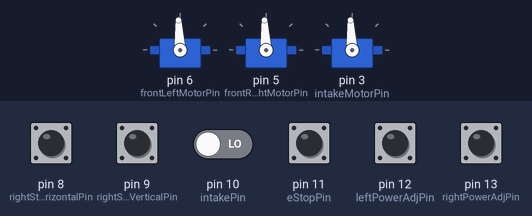
Recording of a program running on a simulated Arduino Uno WiFi Rev2. On the bench: 3 × servo. The inputs (shaded band) are chosen by the test bench; at power-on: pin 8 (rightStickHorizontalPin), pin 9 (rightStickVerticalPin), pin 10 (intakePin), pin 11 (eStopPin), pin 12 (leftPowerAdjPin), pin 13 (rightPowerAdjPin) LOW.

Above: at 1.2 s.
1.3 s: pin 8 (rightStickHorizontalPin) pulled HIGH for 0.15 s
At 1.8 s:
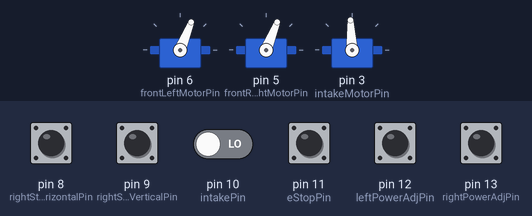
2.9 s: pin 9 (rightStickVerticalPin) pulled HIGH for 0.15 s
At 4.2 s:
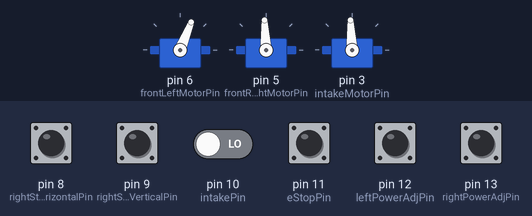
4.5 s: pin 11 (eStopPin) pulled HIGH for 0.15 s
At 5.4 s:
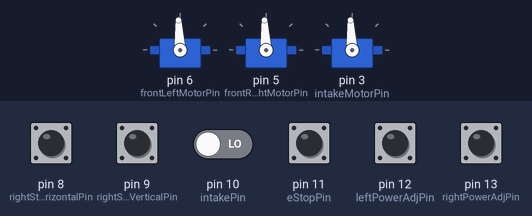
Timing chart, 0 to 7.5 s (numbered marks = the images above; inputs shaded):
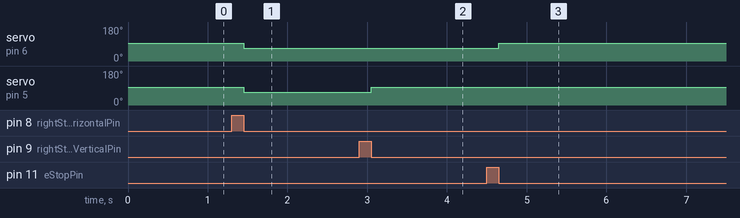

The program:

main.cpp
```cpp
#include <Arduino.h>
#include <Wire.h>
#include <math.h>
#include "servo-wrapper.h"

#define frontLeftMotorPin 6
#define backLeftMotorPin 10 // Not used if using two motors
#define backRightMotorPin 4 // Not used if using two motors
#define frontRightMotorPin 5
#define intakeMotorPin 3

#define rightStickHorizontalPin 8
#define rightStickVerticalPin 9
#define intakePin 10
#define eStopPin 11

#define leftPowerAdjPin 12
#define rightPowerAdjPin 13

#define MAX_COMPENSATION 1.0f // maximum fraction to reduce the opposite motor (0.0 - 1.0)

#define NOISE_THRESHOLD 100
#define CHANNEL_DEADZONE 50
#define CHANNEL_DEADZONE_CENTER 50
#define INTAKE_MOVED_THRESHOLD 0.5f


#define FOUR_MOTORS false

ServoWrapper intakeMotor(intakeMotorPin, 1.0f);

#if FOUR_MOTORS
  ServoWrapper frontLeft(frontLeftMotorPin);
  ServoWrapper frontRight(frontRightMotorPin);
  ServoWrapper backLeft(backLeftMotorPin);
  ServoWrapper backRight(backRightMotorPin);
#else
  ServoWrapper leftMotor(frontLeftMotorPin, -1.0f);
  ServoWrapper rightMotor(frontRightMotorPin);
#endif

struct DriveValues { float left, right; };

struct ChannelInfo {
  uint8_t pin;
  bool wasOn;
  bool valueChanged;
  unsigned long lastHighTime;
  unsigned long lastPulseWidth;
  float value;
  bool invert;
};

struct Channels {
  volatile ChannelInfo rightStickHorizontal;
  volatile ChannelInfo rightStickVertical;
  volatile ChannelInfo intake;
  volatile ChannelInfo eStop;
  volatile ChannelInfo leftPowerAdj;
  volatile ChannelInfo rightPowerAdj;
};

// instantiate global channels with initial values
volatile Channels channels = {
  { rightStickHorizontalPin, false, false, 0, 0.0f, false },
  { rightStickVerticalPin, false, false, 0, 0.0f, false },
  { intakePin, false, false, 0, 0.0f, false },
  { eStopPin, false, false, 0, -1.0f, false },
  { leftPowerAdjPin, false, false, 0, 0.0f, false },
  { rightPowerAdjPin, false, false, 0, 0.0f, false }
};

// has the intake moved from the inital position?
volatile bool intakeMoved = false;

void updateChannel(volatile ChannelInfo& channel) {
  // Keep ISR as short as possible: only record timestamps and pulse width
  const bool newState = digitalRead(channel.pin);
  const bool oldState = channel.wasOn;
  channel.valueChanged = false;
  if (newState != oldState) {
    const unsigned long now = micros();
    if (newState) {
      // store rising time
      channel.lastHighTime = now;
      channel.wasOn = true;
    } else {
      // falling edge: compute pulse width and mark for main loop
      channel.wasOn = false;
      unsigned long delta = now - channel.lastHighTime;
      if (delta < NOISE_THRESHOLD) return;
      channel.lastPulseWidth = delta;
      channel.valueChanged = true;
    }
  }

  // Atomically copy pulse data and convert to normalized float value in main loop
  if (channel.valueChanged) {
    noInterrupts();
    unsigned long pulse = channel.lastPulseWidth;
    channel.valueChanged = false;
    interrupts();

    long delta = (long)pulse;
    // apply deadzone and snapping
    if (delta >= 2000 - CHANNEL_DEADZONE) delta = 2000;
    if (delta <= 1000 + CHANNEL_DEADZONE) delta = 1000;
    if (abs(delta - 1500) <= CHANNEL_DEADZONE_CENTER) delta = 1500;
    // convert 1000 <= delta <= 2000 to -1.0 <= value <= 1.0
    channel.value = (float)(delta - 1500) / 500.0f;
    if (channel.invert) channel.value = -channel.value;
  }
}

DriveValues driveTank(float go, float steer) {
  // Standard arcade-to-tank mixing:
  // left = go + steer, right = go - steer
  float left = go + steer;
  float right = go - steer;
  // scale both outputs if either exceeds magnitude 1.0
  float denom = fmax(1.0f, fmax(fabs(left), fabs(right)));
  return { left / denom, right / denom };
}

void setup() {
  Serial.begin(9600);
  pinMode(rightStickHorizontalPin, INPUT);
  pinMode(rightStickVerticalPin, INPUT);
  pinMode(intakePin, INPUT);
  pinMode(eStopPin, INPUT);
  pinMode(leftPowerAdjPin, INPUT);
  pinMode(rightPowerAdjPin, INPUT);
  attachInterrupt(digitalPinToInterrupt(rightStickHorizontalPin), []{updateChannel(channels.rightStickHorizontal); }, CHANGE);
  attachInterrupt(digitalPinToInterrupt(rightStickVerticalPin), []{updateChannel(channels.rightStickVertical); }, CHANGE);
  attachInterrupt(digitalPinToInterrupt(intakePin), []{updateChannel(channels.intake); }, CHANGE);
  attachInterrupt(digitalPinToInterrupt(eStopPin), []{updateChannel(channels.eStop); }, CHANGE);
  attachInterrupt(digitalPinToInterrupt(leftPowerAdjPin), []{updateChannel(channels.leftPowerAdj); }, CHANGE);
  attachInterrupt(digitalPinToInterrupt(rightPowerAdjPin), []{updateChannel(channels.rightPowerAdj); }, CHANGE);

  #if FOUR_MOTORS
    frontLeft.begin();
    frontRight.begin();
    backLeft.begin();
    backRight.begin();
  #else
    leftMotor.begin();
    rightMotor.begin();
  #endif

  intakeMotor.begin();
}

void loop() {
  // Check for emergency stop
  if (channels.eStop.value > 0.5f) {
    // E-Stop engaged, stop all motors
    #if FOUR_MOTORS
      frontLeft.drive(0.0f);
      backLeft.drive(0.0f);
      frontRight.drive(0.0f);
      backRight.drive(0.0f);
    #else
      leftMotor.drive(0.0f);
      rightMotor.drive(0.0f);
    #endif
    intakeMotor.drive(0.0f);
    return;
  }

  // read intake values
  float intakeSpeed = channels.intake.value;
  if(intakeSpeed >= INTAKE_MOVED_THRESHOLD){
    if(intakeMoved != true) intakeMoved = true;
  }

  // read stick values (vertical = forward/back, horizontal = steer)
  float go = channels.rightStickVertical.value;
  float steer = channels.rightStickHorizontal.value;

  // Move motors
  DriveValues driveValues = driveTank(go, steer);

  // Apply left/right compensation based on adjustment channels.
  float left = driveValues.left;
  float right = driveValues.right;
  float leftAdjNorm = (channels.leftPowerAdj.value + 1.0f) * 0.5f;
  float rightAdjNorm = (channels.rightPowerAdj.value + 1.0f) * 0.5f;

  // If left adjustment requested, make left relatively stronger by reducing right.
  if (leftAdjNorm > 0.01f) {
    float comp = leftAdjNorm * MAX_COMPENSATION; // 0..MAX_COMPENSATION
    right *= (1.0f - comp);
  }
  // If right adjustment requested, make right relatively stronger by reducing left.
  if (rightAdjNorm > 0.01f) {
    float comp = rightAdjNorm * MAX_COMPENSATION;
    left *= (1.0f - comp);
  }

  // Apply final drive values to motors
   intakeMotor.drive((intakeMoved == true && (intakeSpeed >= 0.5 || intakeSpeed <= -0.5))? intakeSpeed : 0.0f);

  #if FOUR_MOTORS
    frontLeft.drive(left);
    backLeft.drive(left);
    frontRight.drive(right);
    backRight.drive(right);
  #else
    leftMotor.drive(left);
    rightMotor.drive(right);
  #endif
}
```

servo-wrapper.h
```cpp
#pragma once
#include <Servo.h>

class ServoWrapper {
    public:
        ServoWrapper(int pin, float multiplier = 1.0f) : pin(pin), multiplier(multiplier) {
            servo = new Servo();
        }

        void begin() {
            servo->attach(pin);
        }

        void drive(float value) {
            if(value > 1.0f) value = 1.0f;
            if(value < -1.0f) value = -1.0f;
            servo->writeMicroseconds(1500 + (int)(500 * value * multiplier));
            lastValue = value;
        }

    private:
        Servo* servo;
        float lastValue;
        float multiplier;
        int pin;
};
```

Measured:
- after the input at 1.3 s, servo on pin 6 (frontLeftMotorPin), servo on pin 5 (frontRightMotorPin): 93° → 68° after 0.15 s
- after the input at 2.9 s, servo on pin 5 (frontRightMotorPin): 68° → 93° after 0.15 s
- after the input at 4.5 s, servo on pin 6 (frontLeftMotorPin): 68° → 93° after 0.15 s
